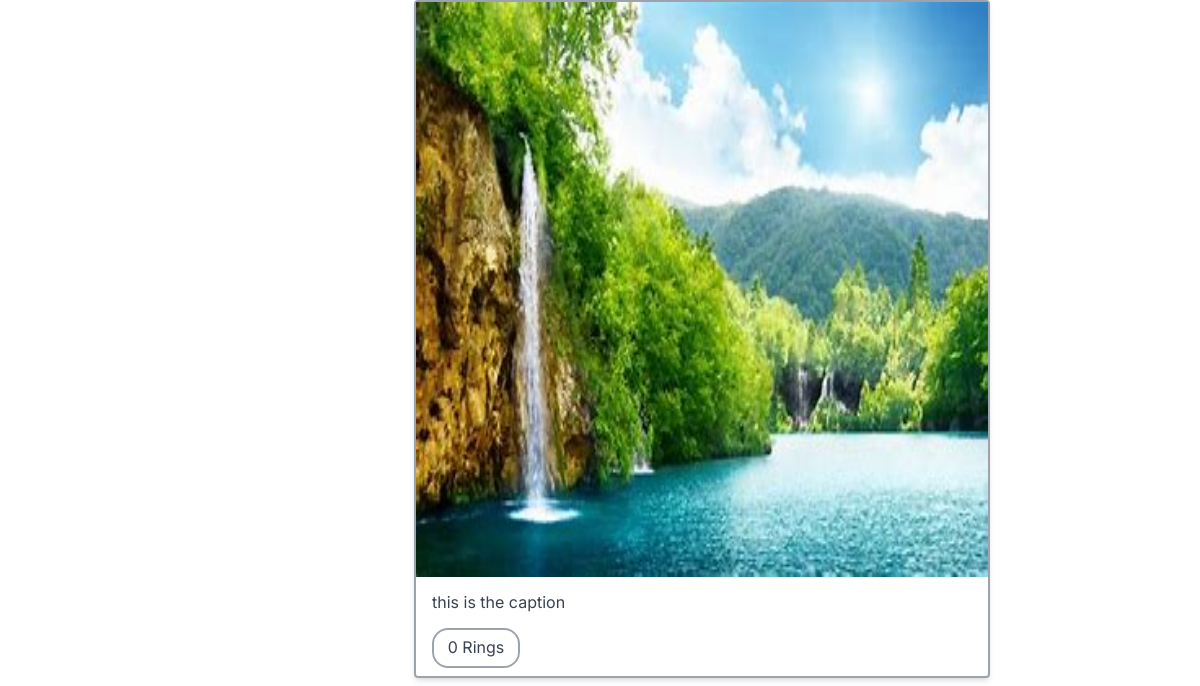
Before: /profile/tom (signed in, lower part) with the older database file.
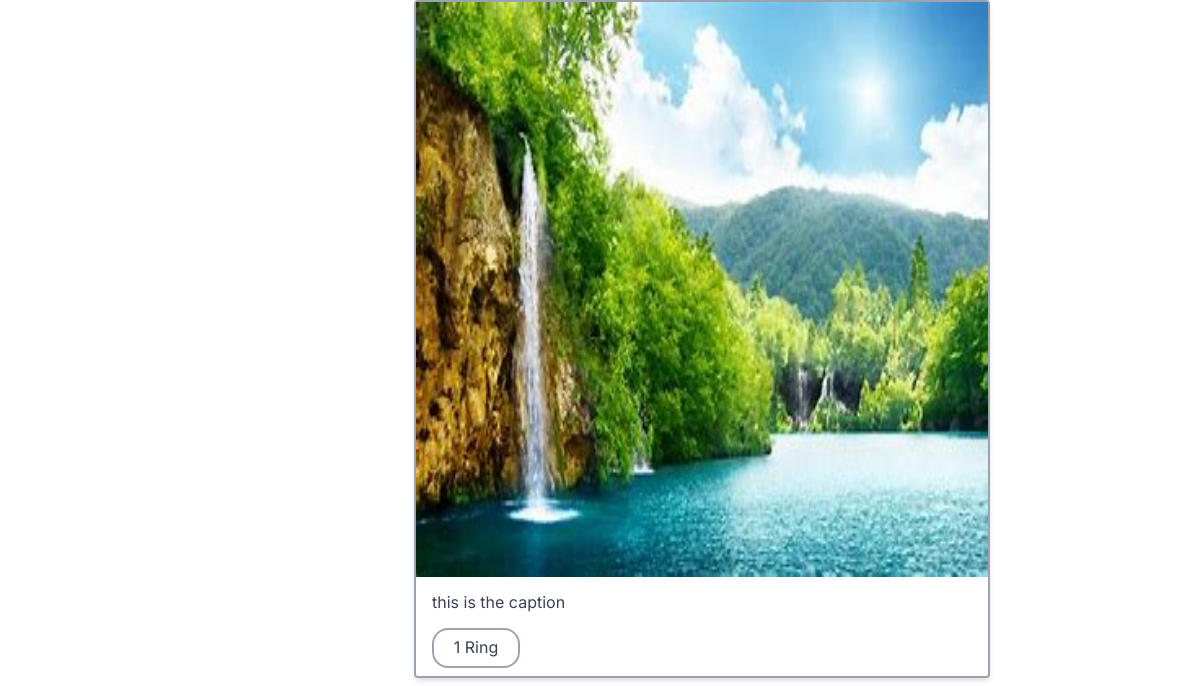
After: the same page with the newer database file.
### core/models.py (models this page shows, shortened)
class Post(models.Model):
    id = models.UUIDField(primary_key=True, default=uuid.uuid4)
    user = models.CharField(max_length=100)
    image = models.ImageField(upload_to='post_images')
    caption = models.TextField()
    created_at = models.DateTimeField(default=datetime.now)
    no_of_likes = models.IntegerField(default=0)

### core/views.py (the view)
# urls.py: path('profile/<str:pk>', views.profile, name='profile'),
@login_required(login_url='signin')
def profile(request, pk):
    user_object = User.objects.get(username=pk)
    user_profile = Profile.objects.get(user=user_object)
    user_posts = Post.objects.filter(user=pk)
    user_post_length = len(user_posts)
    user_allofem = Profile.objects.all()
    follower = request.user.username
    user = pk
    if FollowersCount.objects.filter(follower=follower, user=user).first():
        button_text = 'Unfollow'
    else:
        button_text = 'Follow'
    users_followed = FollowersCount.objects.filter(follower=pk)
    user_download_count = DownloadCount.objects.filter(follower=pk)
    user_followers = len(FollowersCount.objects.filter(user=pk))
    user_following = len(FollowersCount.objects.filter(follower=pk))
    users_followed_list = []
    for users in users_followed:
        users_followed_list.append(users.user)
    context = {
        'user_object': user_object,
        'user_profile': user_profile,
        'user_posts': user_posts,
        'user_post_length': user_post_length,
        'button_text': button_text,
        'user_followers': user_followers,
        'user_following': user_following,
        'users_followed_list': users_followed_list,
        'users_downloads': user_download_count,
    }
    return render(request, 'profile.html', context)

### templates/profile.html (shortened to what this page needs)
{% load static %}
<!DOCTYPE html>
<html lang="en">
<head>
    <link rel="stylesheet" href="{% static 'css/main.min.css' %}">
    <link rel="stylesheet" href="{% static 'css/style.css' %}">
    <link rel="stylesheet" href="{% static 'css/color.css' %}">
    <link rel="stylesheet" href="{% static 'css/responsive.css' %}">
    <link rel="stylesheet" href="{% static 'assets/css/tailwind.css' %}">
</head>
<body class="bg-white">
    <section>
    <section>
    <div>
        <div style="position: absolute; top: 0%; left: 34.5%;">
            <ul>
                {% for post in user_posts %}
                <li>
                    <div class="my-2 max-w-xl mx-auto border-2 border-gray-400 shadow-md rounded pb-2">
                        <div>
                            <a class="" title="">
                                <img src="{{post.image.url}}" style="height: 575px; width: 575px;" alt=""></a>
                        </div>
                        {% if post.caption %}
                        <div class="text-gray-700 p-3">
                            <h1>{{post.caption}}</h1>
                        </div>
                        {% else %}
                        <div class="text-gray-700 p-3">
                            <h1>[No Caption]</h1>
                        </div>
                        {% endif %}
                        {% if post.no_of_likes == 0 %}
                        <div class="text-gray-700 hover:border-maroon-800 hover:text-maroon-800 text-center p-2 border-2 border-gray-400 ml-3 max-w-xs rounded-2xl">
                            <h1>0 Rings</h1>
                        </div>
                        {% elif post.no_of_likes == 1 %}
                        <div class="text-gray-700 hover:border-maroon-800 hover:text-maroon-800 text-center p-2 border-2 border-gray-400 ml-3 max-w-xs rounded-2xl">
                            <h1>1 Ring</h1>
                        </div>
                        {% else %}
                        <div class="text-gray-700 hover:border-maroon-800 hover:text-maroon-800 text-center p-2 border-2 border-gray-400 ml-3 max-w-xs rounded-2xl">
                            <h1>{{post.no_of_likes}} Rings</h1>
                        </div>
                        {% endif %}
                    </div>
                </li>
                {% endfor %}
            </ul>
        </div>
    </div>
</body>

Changed rows visible on the page:
changed Post "this is the caption": no_of_likes "0 Rings" → "1 Ring"
